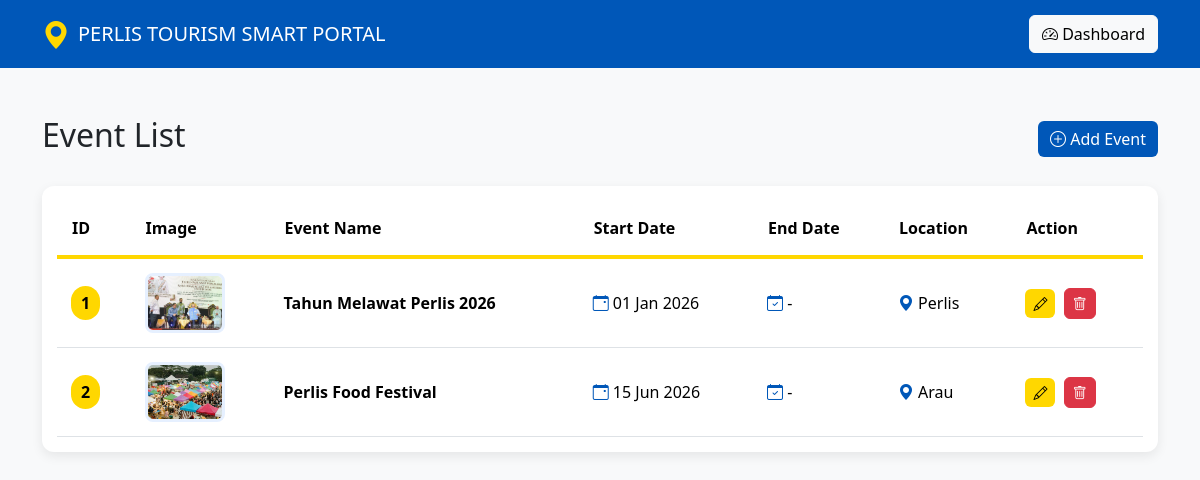
/admin/manage_event.php (signed in), run on the app's committed database.
### tables this page shows
CREATE TABLE `events` (
  `event_id` int(11) NOT NULL,
  `event_name` varchar(100) NOT NULL,
  `event_date` date DEFAULT NULL,
  `event_end_date` date DEFAULT NULL,
  `location` varchar(100) DEFAULT NULL,
  `description` text DEFAULT NULL,
  `image` varchar(255) DEFAULT NULL
);

### admin/manage_event.php (the view, shortened to what this page needs)
<?php
include("../config.php");
?>
<!DOCTYPE html>
<html lang="en">
<head>
    <link
        href="https://cdn.jsdelivr.net/npm/bootstrap@5.3.3/dist/css/bootstrap.min.css"
        rel="stylesheet"
    >
    <link
        href="https://cdn.jsdelivr.net/npm/bootstrap-icons@1.11.3/font/bootstrap-icons.css"
        rel="stylesheet"
    >
</head>
<body class="bg-light">
<nav class="navbar navbar-dark navbar-blue">
    <div class="container">
        <a class="navbar-brand d-flex align-items-center gap-2">
            <i class="bi bi-geo-alt-fill logo-icon"></i>
            <span>
                PERLIS TOURISM SMART PORTAL
            </span>
        </a>
        <a
            href="dashboard.php"
            class="btn btn-light"
        >
            <i class="bi bi-speedometer2"></i>
            Dashboard
        </a>
    </div>
</nav>
<div class="container mt-5">
    <div class="d-flex justify-content-between align-items-center mb-4">
        <h2>
            Event List
        </h2>
        <a
            href="add_event.php"
            class="btn btn-blue"
        >
            <i class="bi bi-plus-circle"></i>
            Add Event
        </a>
    </div>
    <div class="table-container">
        <div class="table-responsive">
            <table class="table event-table">
                <thead>
                    <tr>
                        <th>
                            ID
                        </th>
                        <th>
                            Image
                        </th>
                        <th>
                            Event Name
                        </th>
                        <th>
                            Start Date
                        </th>
                        <th>
                            End Date
                        </th>
                        <th>
                            Location
                        </th>
                        <th>
                            Action
                        </th>
                    </tr>
                </thead>
                <tbody>
<?php
$result = mysqli_query(
    $conn,
    "SELECT *
     FROM events
     ORDER BY event_date ASC"
);
if (!$result) {
?>
                    <tr>
                        <td
                            colspan="7"
                            class="text-center text-danger"
                        >
                            Database Error:
                            <?php
                            echo htmlspecialchars(
                                mysqli_error($conn)
                            );
                            ?>
                        </td>
                    </tr>
<?php
}
else {
    while ($row = mysqli_fetch_assoc($result)) {
?>
                    <tr>
                        <td>
                            <span class="id-badge">
                                <?php
                                echo (int)
                                    $row['event_id'];
                                ?>
                            </span>
                        </td>
                        <td>
                            <img
                                src="../assets/images/<?php
                                    echo htmlspecialchars(
                                        $row['image']
                                    );
                                ?>"
                                class="event-image"
                                alt="Event Image"
                            >
                        </td>
                        <td>
                            <strong>
                                <?php
                                echo htmlspecialchars(
                                    $row['event_name']
                                );
                                ?>
                            </strong>
                        </td>
                        <td>
                            <i class="bi bi-calendar-event location-icon"></i>
                            <?php
                            if (!empty($row['event_date'])) {
                                echo date(
                                    "d M Y",
                                    strtotime(
                                        $row['event_date']
                                    )
                                );
                            }
                            else {
                                echo "-";
                            }
                            ?>
                        </td>
                        <td>
                            <i class="bi bi-calendar-check location-icon"></i>
                            <?php
                            if (
                                !empty(
                                    $row['event_end_date']
                                )
                            ) {
                                echo date(
                                    "d M Y",
                                    strtotime(
                                        $row['event_end_date']
                                    )
                                );
                            }
                            else {
                                echo "-";
                            }
                            ?>
                        </td>
                        <td>
                            <i class="bi bi-geo-alt-fill location-icon"></i>
                            <?php
                            echo htmlspecialchars(
                                $row['location']
                            );
                            ?>
                        </td>
                        <td>
                            <a
                                href="edit_event.php?id=<?php
                                    echo (int)
                                        $row['event_id'];
                                ?>"
                                class="btn btn-yellow btn-sm action-btn"
                                title="Edit Event"
                            >
                                <i class="bi bi-pencil"></i>
                            </a>
                            <a
                                href="manage_event.php?delete=<?php
                                    echo (int)
                                        $row['event_id'];
                                ?>"
                                class="btn btn-danger btn-sm action-btn"
                                title="Delete Event"
                                onclick="
                                    return confirm(
                                        'Delete this event?'
                                    );
                                "
                            >
                                <i class="bi bi-trash"></i>
                            </a>
                        </td>
                    </tr>
<?php
    }
}
?>
                </tbody>
            </table>
        </div>
    </div>
</div>
</body>
</html>

### admin/manage_event.php (style rules this page uses)
.navbar-blue { background-color: #0057B8; }
.logo-icon { color: #FFD700; font-size: 28px; }
.btn-blue { background-color: #0057B8; color: white; border: none; }
.btn-yellow { background-color: #FFD700; color: #000; border: none; }
.table-container { background-color: white; border-radius: 12px; padding: 15px; box-shadow: 0 4px 12px rgba(0,0,0,0.08); overflow: hidden; }
.event-table { margin-bottom: 0; }
.event-table thead { background-color: #0057B8; color: white; }
.event-table thead th { padding: 15px; border: none; font-weight: 600; }
.event-table thead tr { border-bottom: 4px solid #FFD700; }
.event-table tbody td { padding: 14px; vertical-align: middle; }
.event-table tbody tr:nth-child(even) { background-color: #F0F6FF; }
.event-table tbody tr:nth-child(odd) { background-color: #FFFFFF; }
.id-badge { background-color: #FFD700; color: #000; padding: 6px 10px; border-radius: 20px; font-weight: bold; }
.event-image { width: 80px; height: 60px; object-fit: cover; border-radius: 8px; border: 3px solid #E6F0FF; }
.action-btn { border-radius: 6px; margin-right: 4px; }
.location-icon { color: #0057B8; }

### data on the page
events: event_id "1", image (picture), event_name "Tahun Melawat Perlis 2026", event_date "01 Jan 2026", location "Perlis"
events: event_id "2", image (picture), event_name "Perlis Food Festival", event_date "15 Jun 2026", location "Arau"
